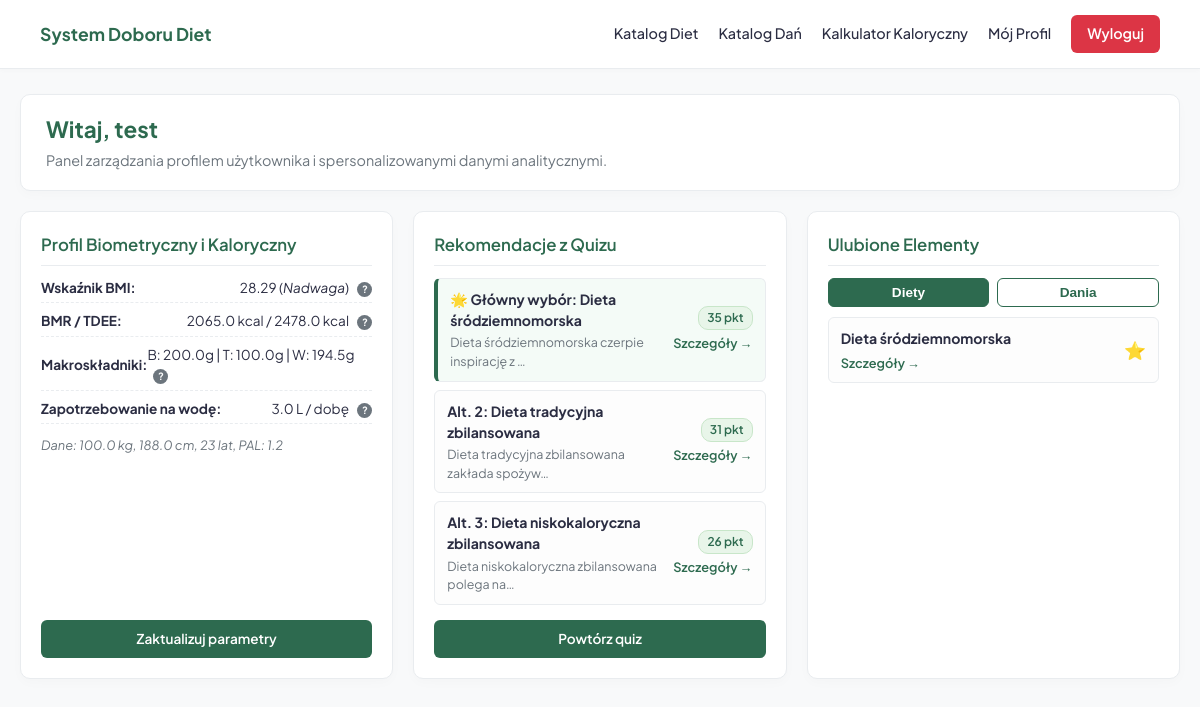
Screenshot of /profil/ (signed in) with the database file from the repository.
### quiz/models.py (models this page shows, shortened)
class CalorieProfile(models.Model):
    user = models.OneToOneField(User, on_delete=models.CASCADE, related_name='calorie_profile')
    weight = models.FloatField()
    height = models.FloatField()
    age = models.IntegerField()
    gender = models.CharField(max_length=10, choices=[('mężczyzna', 'Mężczyzna'), ('kobieta', 'Kobieta')])
    pal = models.FloatField()
    bmi_value = models.FloatField()
    bmi_category = models.CharField(max_length=50)
    bmr_value = models.FloatField()
    tdee_value = models.FloatField()
    water_intake = models.FloatField()
    protein_grams = models.FloatField()
    fat_grams = models.FloatField()
    carbs_grams = models.FloatField()
    updated_at = models.DateTimeField(auto_now=True)

class UserQuizResult(models.Model):
    user = models.ForeignKey(User, on_delete=models.CASCADE, related_name='quiz_results')
    diet = models.ForeignKey(Diet, on_delete=models.CASCADE)
    score = models.IntegerField()
    created_at = models.DateTimeField(auto_now_add=True)

class Diet(models.Model):
    name = models.CharField(max_length=100, verbose_name="Nazwa diety")
    description = models.TextField(verbose_name="Opis diety")
    goal = models.CharField(max_length=20, choices=[
        ('reduction', 'Redukcja wagi'),
        ('maintenance', 'Utrzymanie masy'),
        ('mass', 'Budowanie masy')
    ], default='any', verbose_name="Cel diety")
    pros = models.TextField(blank=True, verbose_name="Zalety diety (oddzielone nowymi liniami)")
    cons = models.TextField(blank=True, verbose_name="Wady diety (oddzielone nowymi liniami)")
    tags = models.ManyToManyField(Tag, related_name='diets', verbose_name="Tagi diety")
    favorited_by = models.ManyToManyField(User, related_name='favorite_diets', blank=True)

### quiz/views.py (the view)
# urls.py: path('profil/', views.profile_view, name='profile'),
@login_required
def profile_view(request):
    top_results = request.user.quiz_results.order_by('-score')[:3]
    favorite_diets = request.user.favorite_diets.all()
    favorite_dishes = request.user.favorite_dishes.all()
    try:
        calorie_profile = request.user.calorie_profile
    except CalorieProfile.DoesNotExist:
        calorie_profile = None
    context = {
        'top_results': top_results,
        'favorite_diets': favorite_diets,
        'favorite_dishes': favorite_dishes,
        'calorie_profile': calorie_profile,
    }
    return render(request, 'quiz/profile.html', context)

### quiz/templates/quiz/profile.html (shortened to what this page needs)
<!DOCTYPE html>
<html lang="pl">
<head>
</head>
<body>
    <header>
        <a href="{% url 'home' %}" class="logo">System Doboru Diet</a>
        <nav class="nav-menu">
            <a href="{% url 'diet_list' %}">Katalog Diet</a>
            <a href="{% url 'dish_list' %}">Katalog Dań</a>
            <a href="{% url 'calculator' %}">Kalkulator Kaloryczny</a>
            <a href="{% url 'profile' %}">Mój Profil</a>
            <a href="{% url 'logout' %}" class="btn-logout">Wyloguj</a>
        </nav>
    </header>
    <div class="container">
        <div class="welcome-box">
            <h1>Witaj, {{ user.username }}</h1>
            <p>Panel zarządzania profilem użytkownika i spersonalizowanymi danymi analitycznymi.</p>
        </div>
        <div class="cards-grid">
            <div class="card">
                <div>
                    <h3>Profil Biometryczny i Kaloryczny</h3>
                    <div class="card-body">
                        {% if calorie_profile %}
                            <div class="calc-content">
                                <p>
                                    <span><strong>Wskaźnik BMI:</strong></span>
                                    <span>{{ calorie_profile.bmi_value }} (<em>{{ calorie_profile.bmi_category }}</em>)
                                        <span class="tooltip">?
                                        </span>
                                    </span>
                                </p>
                                <p>
                                    <span><strong>BMR / TDEE:</strong></span>
                                    <span>{{ calorie_profile.bmr_value }} kcal / {{ calorie_profile.tdee_value }} kcal
                                        <span class="tooltip">?
                                        </span>
                                    </span>
                                </p>
                                <p>
                                    <span><strong>Makroskładniki:</strong></span>
                                    <span>B: {{ calorie_profile.protein_grams }}g | T: {{ calorie_profile.fat_grams }}g | W: {{ calorie_profile.carbs_grams }}g
                                        <span class="tooltip">?
                                        </span>
                                    </span>
                                </p>
                                <p>
                                    <span><strong>Zapotrzebowanie na wodę:</strong></span>
                                    <span>{{ calorie_profile.water_intake }} L / dobę
                                        <span class="tooltip">?
                                        </span>
                                    </span>
                                </p>
                                <p style="margin-top: 4px; font-size: 0.8rem; color: var(--text-muted);">
                                    <em>Dane: {{ calorie_profile.weight }} kg, {{ calorie_profile.height }} cm, {{ calorie_profile.age }} lat, PAL: {{ calorie_profile.pal }}</em>
                                </p>
                            </div>
                        {% else %}
                            <p style="color: var(--text-muted); font-style: italic; font-size: 0.88rem;">Brak obliczonego profilu kalorycznego w systemie.</p>
                        {% endif %}
                    </div>
                </div>
                <a href="{% url 'calculator' %}" class="btn">{% if calorie_profile %}Zaktualizuj parametry{% else %}Oblicz parametry{% endif %}</a>
            </div>
            <div class="card">
                <div>
                    <h3>Rekomendacje z Quizu</h3>
                    <div class="card-body">
                        {% if top_results %}
                            <div class="recommendations-list">
                                {% for res in top_results %}
                                    <div class="diet-card {% if forloop.first %}top-match{% endif %}">
                                        <div class="diet-info">
                                            <h4>
                                                {% if forloop.first %}🌟 Główny wybór: {% else %}Alt. {{ forloop.counter }}: {% endif %}
                                                <a href="{% url 'diet_detail' res.diet.id %}">{{ res.diet.name }}</a>
                                            </h4>
                                            <p>{{ res.diet.description|truncatechars:45 }}</p>
                                        </div>
                                        <div class="diet-meta">
                                            <span class="score-badge">{{ res.score }} pkt</span>
                                            <a href="{% url 'diet_detail' res.diet.id %}" class="link-btn">Szczegóły →</a>
                                        </div>
                                    </div>
                                {% endfor %}
                            </div>
                        {% else %}
                            <p style="color: var(--text-muted); font-style: italic; font-size: 0.88rem;">Brak wyników quizu. Wypełnij test, aby wygenerować rekomendacje.</p>
                        {% endif %}
                    </div>
                </div>
                <a href="{% url 'quiz' %}" class="btn">{% if top_results %}Powtórz quiz{% else %}Uruchom quiz{% endif %}</a>
            </div>
            <div class="card">
                <div>
                    <h3>Ulubione Elementy</h3>
                    <div class="card-body">
                        <div class="tabs-header">
                            <button onclick="switchTab('diets')" id="btn-diets" class="tab-btn active">Diety</button>
                            <button onclick="switchTab('dishes')" id="btn-dishes" class="tab-btn">Dania</button>
                        </div>
                        <div id="tab-diets" class="favorites-list">
                            {% if favorite_diets %}
                                {% for diet in favorite_diets %}
                                    <div class="favorite-item">
                                        <div>
                                            <strong style="font-size: 0.88rem; color: var(--text-main);">{{ diet.name }}</strong>
                                            <div><a href="{% url 'diet_detail' diet.id %}" class="link-btn">Szczegóły →</a></div>
                                        </div>
                                        <a href="{% url 'toggle_diet_favorite' diet.id %}" title="Usuń z ulubionych" style="text-decoration: none; font-size: 1.1rem;">⭐</a>
                                    </div>
                                {% endfor %}
                            {% else %}
                                <p style="color: var(--text-muted); font-style: italic; font-size: 0.85rem; text-align: center; margin: 15px 0;">Brak ulubionych diet.</p>
                            {% endif %}
                        </div>
                    </div>
                </div>
            </div>
        </div>
    </div>
</body>
</html>

### rows the page displays
CalorieProfile: bmi_value "28.29", bmi_category "Nadwaga", bmr_value "2065.0", tdee_value "2478.0", protein_grams "200.0", fat_grams "100.0", carbs_grams "194.5", water_intake "3.0", weight "100.0", height "188.0", age "23", pal "1.2"
UserQuizResult: shows "🌟 Główny wybór:", diet.name "Dieta śródziemnomorska", diet.description "Dieta śródziemnomorska czerpie inspirację z …", score "35"
UserQuizResult: diet.name "Dieta tradycyjna zbilansowana", diet.description "Dieta tradycyjna zbilansowana zakłada spożyw…", score "31"
UserQuizResult: diet.name "Dieta niskokaloryczna zbilansowana", diet.description "Dieta niskokaloryczna zbilansowana polega na…", score "26"
Diet: name "Dieta śródziemnomorska"

### other values shown
{{ user.username }} "test"
